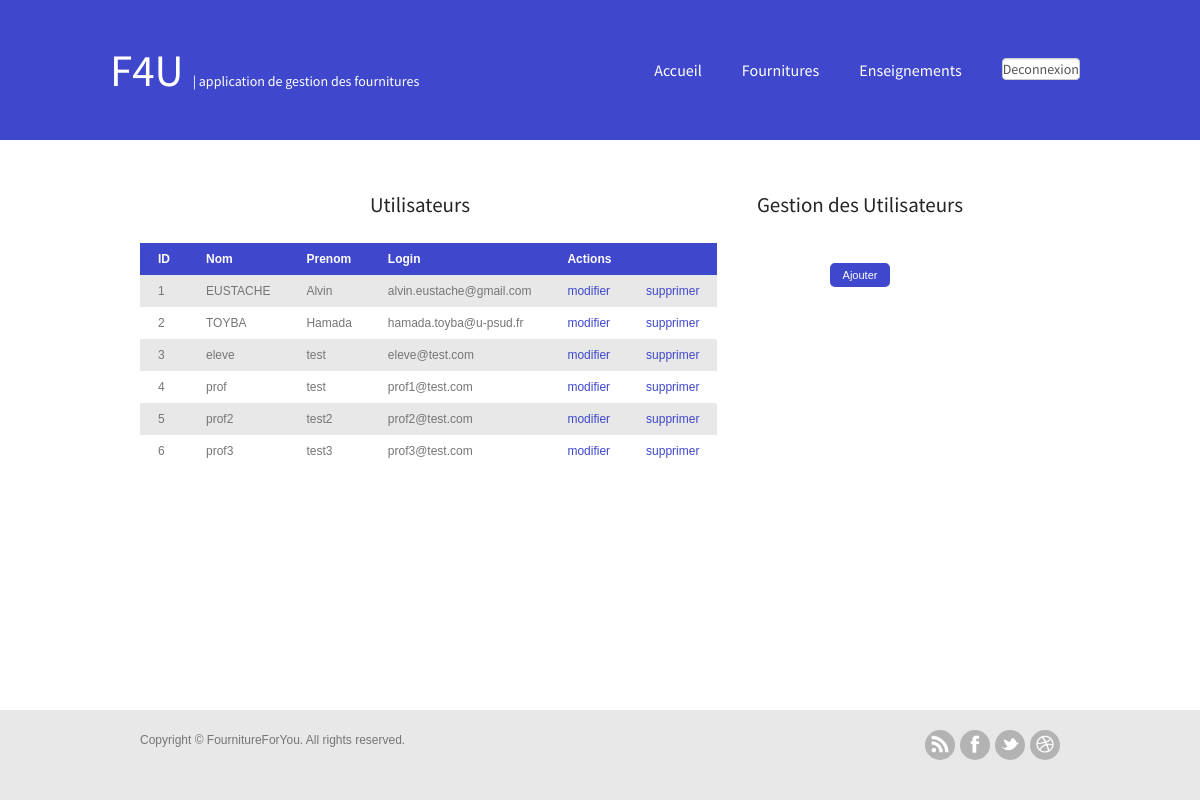
Before: /main_panel.php (signed in) with the older database file.
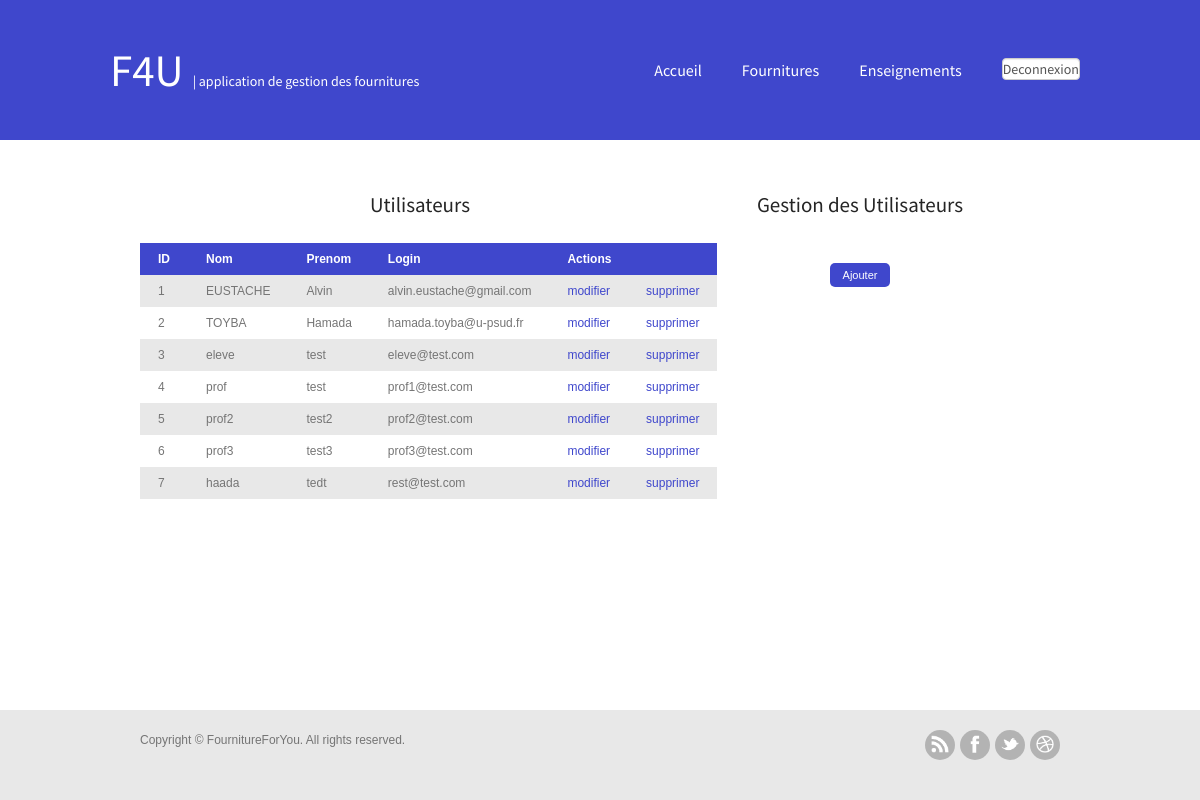
After: the same page with the newer database file.
### tables this page shows
CREATE TABLE IF NOT EXISTS `personne` (
  `id_Personne` int(11) NOT NULL AUTO_INCREMENT,
  `Nom` varchar(25) NOT NULL,
  `Prenom` varchar(25) NOT NULL,
  `login` varchar(25) NOT NULL,
  `mdp` varchar(25) NOT NULL,
  PRIMARY KEY (`id_Personne`),
  UNIQUE KEY `login` (`login`)
);

### include/fonction.inc (the view, shortened to what this page needs)
<?php
function usersList($bdd)
{
	$req = "SELECT id_Personne, Nom, Prenom, login FROM personne";
	$requete = $bdd->prepare($req);
	$requete->execute();
	$result = $requete -> get_result();
	while ($val = $result -> fetch_assoc())
		{
				$id = $val['id_Personne'];
				$nom = $val['Nom'];
				$prenom = $val['Prenom'];
				$login = $val['login'];
				echo "<tr>";
				echo "<td>$id</td>";
				echo "<td>$nom</td>";
				echo "<td>$prenom</td>";
				echo "<td>$login</td>";
				echo '<td><a href="main_panel.php?id='. $id .'&nom='. $nom .'&prenom='. $prenom .'&mail='. $login .'#oModal">modifier</a></td>';
				echo '<td><a href="include/usersDel.php?id='. $id .'">supprimer</a></td>';
				echo "</tr>\n";
		}
}
?>

Changed rows visible on the page:
added personne: id_Personne "7", Nom "haada", Prenom "tedt", login "rest@test.com"
